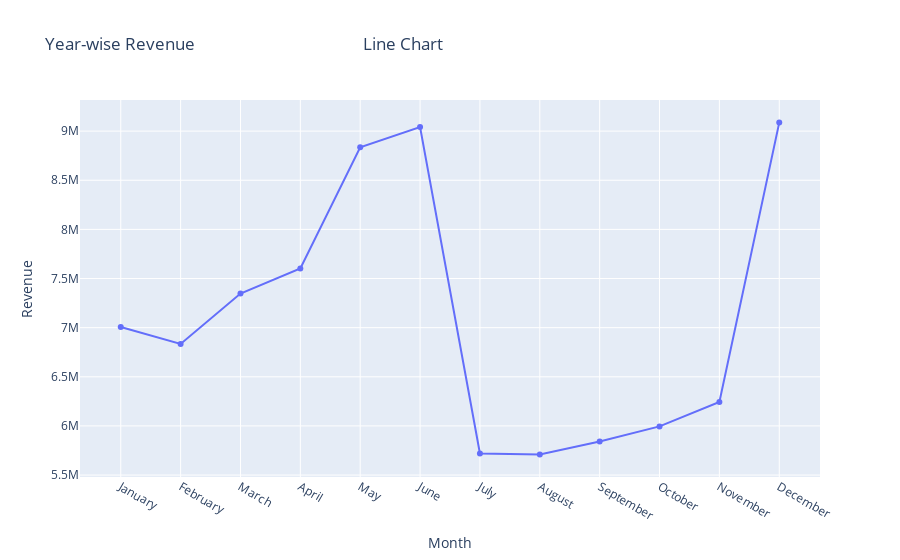

Here is the notebook cell this chart was saved with:
### Code cell
import plotly.express as px
import pandas as pd

# Convert Month names to a proper datetime format for sorting
df["Month"] = pd.Categorical(df["Month"], categories=[
    "January", "February", "March", "April", "May", "June",
    "July", "August", "September", "October", "November", "December"
], ordered=True)

# Sort the data by Month
df = df.sort_values("Month")


# Aggregate the data by Month (with observed=False to maintain current behavior)
aggregated_data = df.groupby("Month", as_index=False, observed=False)["Revenue"].sum()
# Aggregate the data by Year
# aggregated_data = df.groupby("Month", as_index=False)["Revenue"].sum()

# Create a line chart
fig = px.line(
    aggregated_data,
    x="Month",           # X-axis: Years
    y="Revenue",        # Y-axis: Revenue
    title="Year-wise Revenue                                          Line Chart",
    labels={"Revenue": "Revenue", "Month": "Month"},
    markers=True        # Adds markers on the data points
)


fig.show()

### Figure 1 — Plotly figure (JSON) as saved in the notebook; plotly's stock layout.template omitted (floating-point values rounded to 4 significant figures)
{"data": [{"hovertemplate": "Month=%{x}<br>Revenue=%{y}<extra></extra>", "legendgroup": "", "line": {"color": "#636efa", "dash": "solid"}, "marker": {"symbol": "circle"}, "mode": "lines+markers", "name": "", "orientation": "v", "showlegend": false, "type": "scatter", "x": ["January", "February", "March", "April", "May", "June", "July", "August", "September", "October", "November", "December"], "xaxis": "x", "y": [7005895, 6833972, 7347164, 7601815, 8836348, 9040774, 5720042, 5710258, 5841766, 5995079, 6244298, 9086722], "yaxis": "y"}], "layout": {"legend": {"tracegroupgap": 0}, "title": {"text": "Year-wise Revenue                                          Line Chart"}, "xaxis": {"anchor": "y", "domain": [0, 1], "title": {"text": "Month"}}, "yaxis": {"anchor": "x", "domain": [0, 1], "title": {"text": "Revenue"}}}}
